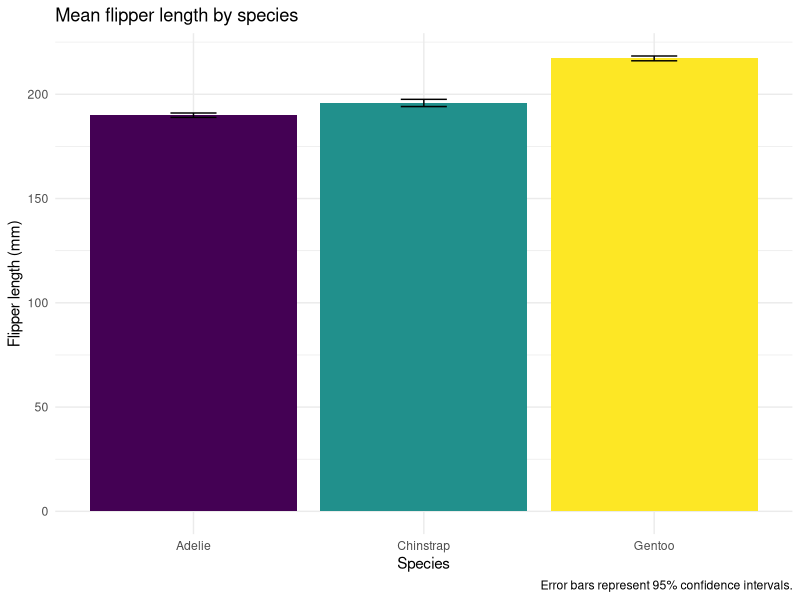
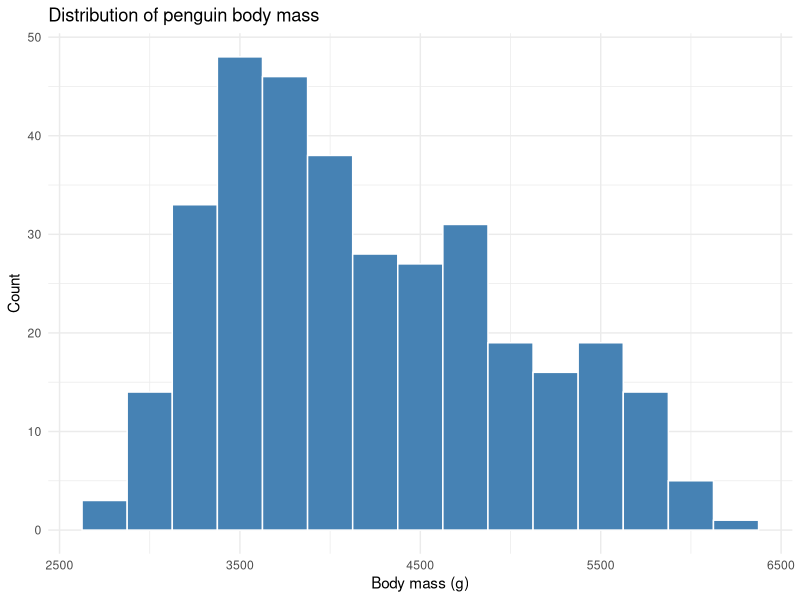
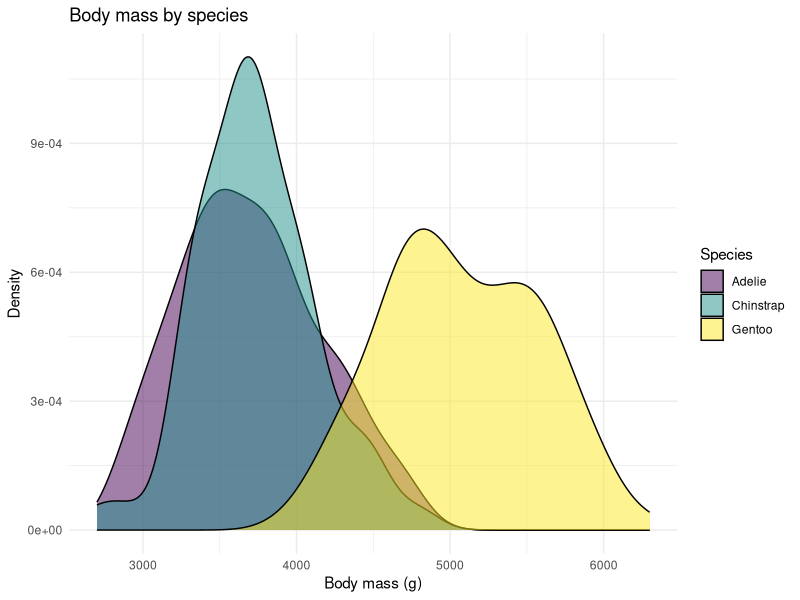
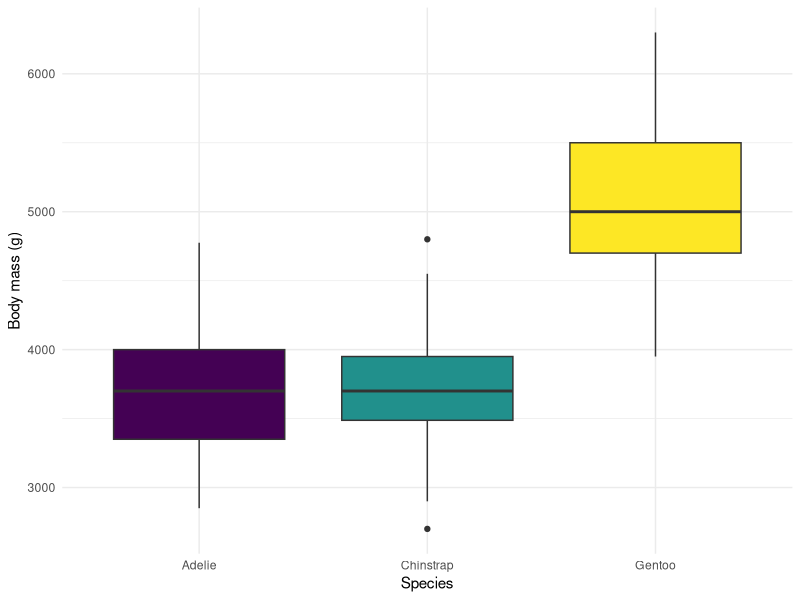
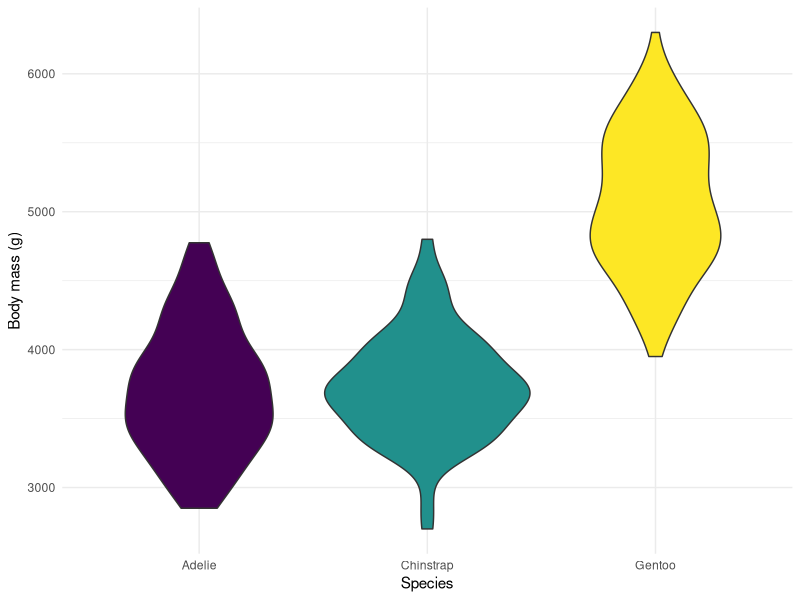
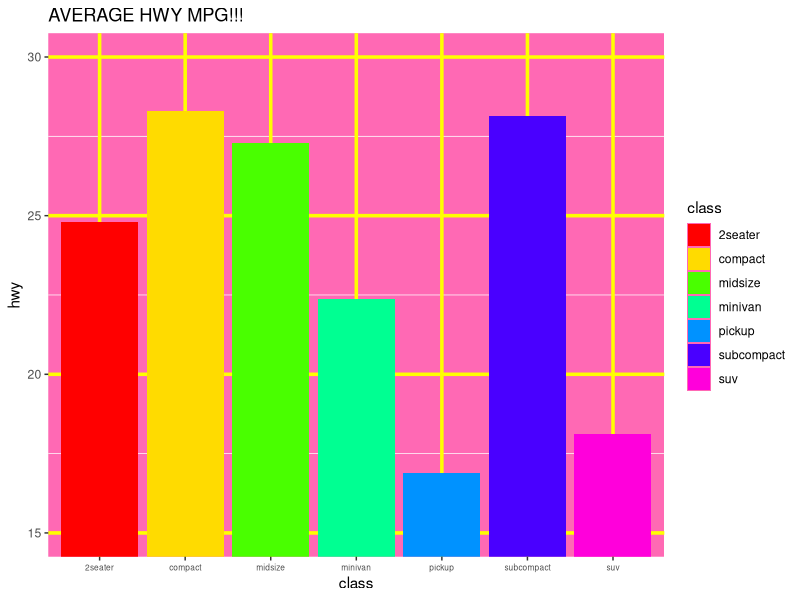
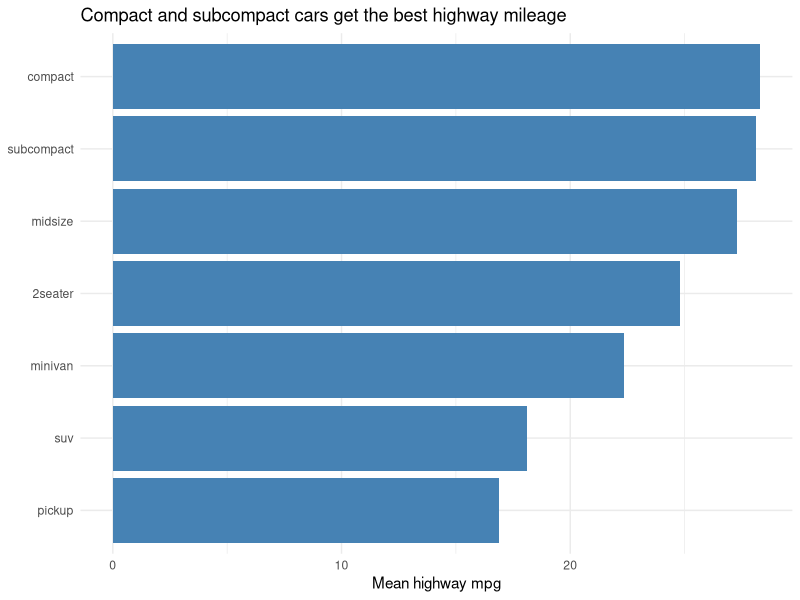
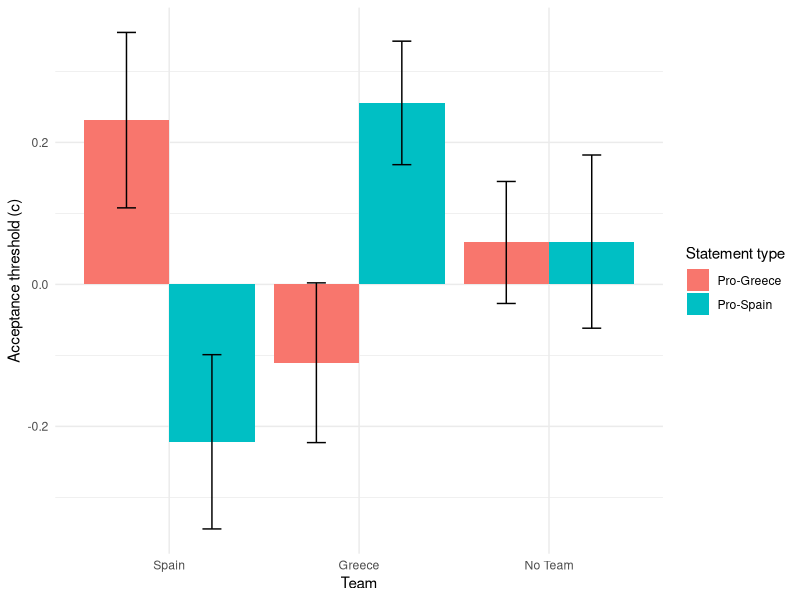

Recreate these plots in R, in order.
## ---- chunk 1
#| include: false
library(tidyverse)
library(palmerpenguins)

# Simulated partisan_bias data used to render the Part 4 answer key.
# Students download the real file from Canvas to data/raw/partisan_bias.csv.
set.seed(2026)
n_per_team <- 30
partisan_data <- tibble(
  participant_id = 1:(3 * n_per_team),
  team = rep(1:3, each = n_per_team),
  SP_c = c(rnorm(n_per_team, -0.20, 0.30),
           rnorm(n_per_team,  0.30, 0.30),
           rnorm(n_per_team,  0.05, 0.30)),
  GR_c = c(rnorm(n_per_team,  0.30, 0.30),
           rnorm(n_per_team, -0.20, 0.30),
           rnorm(n_per_team,  0.05, 0.30))
)
## ---- chunk 2
penguins |>
  group_by(species) |>
  summarize(
    mean_flipper = mean(flipper_length_mm, na.rm = TRUE),
    sd_flipper   = sd(flipper_length_mm,   na.rm = TRUE),
    n            = n()
  )
## ---- chunk 3
#| fig-alt: "Bar chart of mean flipper length in millimeters by penguin species (Adelie, Chinstrap, Gentoo) with 95% confidence interval error bars. Gentoo penguins have the longest flippers by a clear margin."
ggplot(penguins, aes(x = species, y = flipper_length_mm, fill = species)) +
  stat_summary(fun = mean, geom = "bar") +
  stat_summary(fun.data = mean_cl_normal, geom = "errorbar", width = 0.2) +
  scale_fill_viridis_d() +
  labs(
    title   = "Mean flipper length by species",
    caption = "Error bars represent 95% confidence intervals.",
    x       = "Species",
    y       = "Flipper length (mm)"
  ) +
  theme_minimal() +
  theme(legend.position = "none")
## ---- chunk 4
#| fig-alt: "Histogram of penguin body mass in grams using 250 g bins, showing a bimodal distribution."
# Bin width of 250 g shows the bimodal shape clearly without being so jagged
# that the structure gets lost — wider bins (e.g., 500 g) smooth over the
# second mode, narrower bins (e.g., 100 g) are too noisy.
ggplot(penguins, aes(x = body_mass_g)) +
  geom_histogram(binwidth = 250, fill = "steelblue", color = "white") +
  labs(
    title = "Distribution of penguin body mass",
    x     = "Body mass (g)",
    y     = "Count"
  ) +
  theme_minimal()
## ---- chunk 5
#| fig-alt: "Overlapping density plots of body mass by penguin species. Adelie and Chinstrap distributions overlap heavily in the 3,000-4,000 g range; Gentoo sits cleanly above them around 5,000 g."
ggplot(penguins, aes(x = body_mass_g, fill = species)) +
  geom_density(alpha = 0.5) +
  scale_fill_viridis_d() +
  labs(
    title = "Body mass by species",
    x     = "Body mass (g)",
    y     = "Density",
    fill  = "Species"
  ) +
  theme_minimal()
## ---- chunk 6
#| fig-alt: "Boxplot of body mass by penguin species. Gentoo's median sits above the upper whisker of both Adelie and Chinstrap."
ggplot(penguins, aes(x = species, y = body_mass_g, fill = species)) +
  geom_boxplot() +
  scale_fill_viridis_d() +
  labs(x = "Species", y = "Body mass (g)") +
  theme_minimal() +
  theme(legend.position = "none")
## ---- chunk 7
#| fig-alt: "Violin plot of body mass by penguin species, showing the full distribution shape for each."
ggplot(penguins, aes(x = species, y = body_mass_g, fill = species)) +
  geom_violin() +
  scale_fill_viridis_d() +
  labs(x = "Species", y = "Body mass (g)") +
  theme_minimal() +
  theme(legend.position = "none")
## ---- chunk 8
#| fig-alt: "Intentionally bad bar chart of mean highway mpg by car class, with a rainbow palette, truncated y-axis, missing axis labels, a hot pink background, and an overly busy title."
# Bad choices made on purpose:
# 1. Rainbow palette (no perceptual ordering, bad for colorblind viewers)
# 2. Truncated y-axis exaggerating tiny differences
# 3. Variable names instead of plain-English labels
# 4. Garish background and 3-D-style gridlines (chartjunk)
# 5. Redundant legend (color and x-axis encode the same thing)
ggplot(mpg, aes(x = class, y = hwy, fill = class)) +
  stat_summary(fun = mean, geom = "bar") +
  scale_fill_manual(values = rainbow(7)) +
  coord_cartesian(ylim = c(15, 30)) +
  labs(title = "AVERAGE HWY MPG!!!", x = "class", y = "hwy") +
  theme(
    panel.background = element_rect(fill = "hotpink"),
    panel.grid.major = element_line(color = "yellow", linewidth = 1.2),
    axis.text.x      = element_text(angle = 0, size = 6)
  )
## ---- chunk 9
#| fig-alt: "Bar chart of mean highway mpg by car class, reordered from highest to lowest, on a y-axis starting at zero with plain-English labels and a single muted fill color."
# Good choices:
# 1. Y-axis starts at zero — no exaggeration of differences
# 2. Classes reordered by mean mpg so the ranking is the story
# 3. Single, muted fill color (no decorative palette)
# 4. Plain-English labels and a descriptive title
# 5. Minimal theme with no chartjunk
mpg |>
  group_by(class) |>
  summarize(mean_hwy = mean(hwy)) |>
  mutate(class = fct_reorder(class, mean_hwy)) |>
  ggplot(aes(x = mean_hwy, y = class)) +
  geom_col(fill = "steelblue") +
  labs(
    title = "Compact and subcompact cars get the best highway mileage",
    x     = "Mean highway mpg",
    y     = NULL
  ) +
  theme_minimal()
## ---- chunk 10
partisan_data <- partisan_data |>
  mutate(team = factor(team,
                       levels = c(1, 2, 3),
                       labels = c("Spain", "Greece", "No Team")))

partisan_data
## ---- chunk 11
#| fig-alt: "Bar chart of mean acceptance threshold c by team (Spain, Greece, No Team), with separate bars for Pro-Spain and Pro-Greece statements and 95% confidence interval error bars. Team members are more accepting of statements that favor their own side."
partisan_long <- partisan_data |>
  pivot_longer(
    cols      = c(SP_c, GR_c),
    names_to  = "statement",
    values_to = "c"
  ) |>
  mutate(statement = recode(statement,
                            SP_c = "Pro-Spain",
                            GR_c = "Pro-Greece"))

ggplot(partisan_long, aes(x = team, y = c, fill = statement)) +
  stat_summary(fun = mean, geom = "bar",
               position = position_dodge(width = 0.9)) +
  stat_summary(fun.data = mean_cl_normal, geom = "errorbar",
               width = 0.2,
               position = position_dodge(width = 0.9)) +
  labs(
    x    = "Team",
    y    = "Acceptance threshold (c)",
    fill = "Statement type"
  ) +
  theme_minimal()
